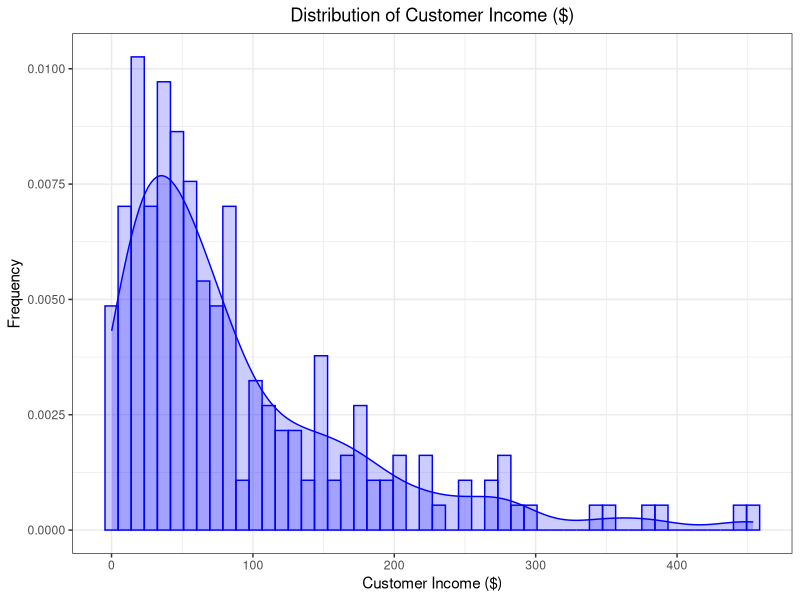
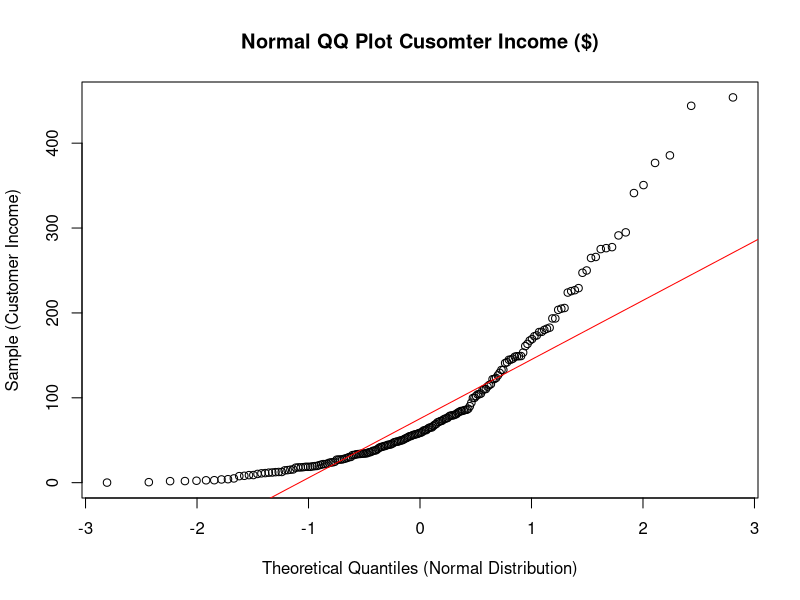
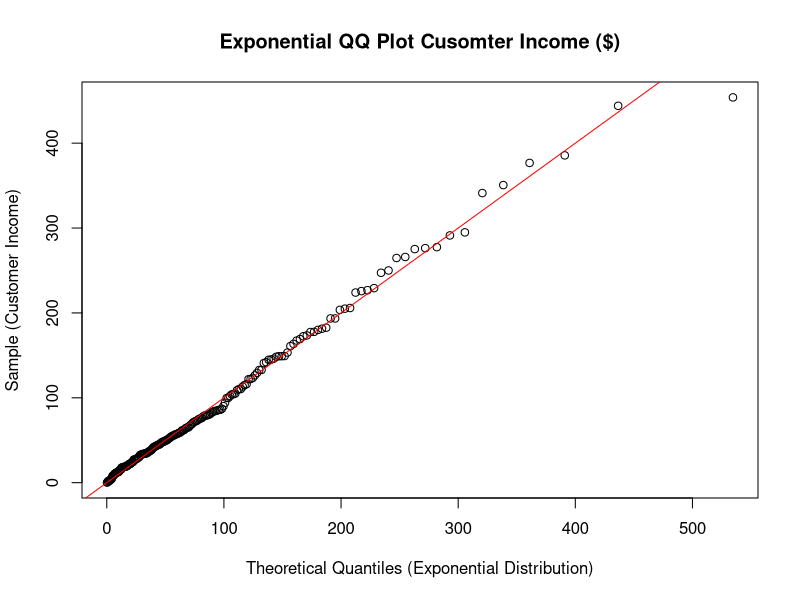
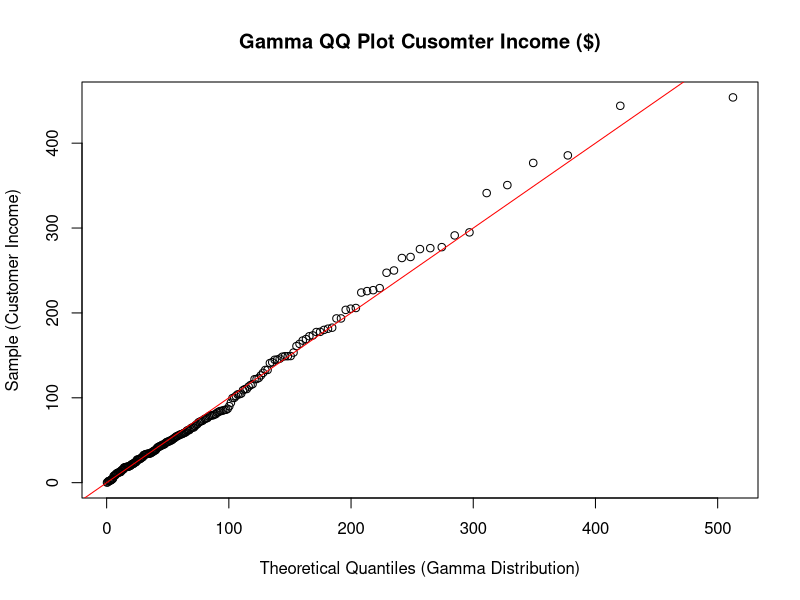

These figures' R source, in order:
## ---- chunk 1
knitr::opts_chunk$set(echo = TRUE, eval = TRUE, warning = FALSE, message = FALSE, error = FALSE)
library(tidyverse)
library(broom)
library(gridExtra)
library(MASS)

# Creates a histogram and smoothed histogram given a vector of values.
dataplot <- function(x, bins = 50, colour = "blue") {
  ggplot(tibble(x = x), aes(x = x, y = after_stat(density))) +
    geom_histogram(bins = bins, colour = colour, fill = colour, alpha = 0.2) +
    geom_density(colour = colour, fill = colour, alpha = 0.2) +
    theme_bw()
}

set.seed(24205242)
## ---- chunk 2
bank <- read_csv("banksurvey.csv")
head(bank)
## ---- chunk 3

summary(bank$income) #Provides descriptive stats of customer income 
sd(bank$income) #Standard deviation of customer income 
## ---- chunk 4
dataplot(bank$income) + 
  xlab("Customer Income ($)") + 
  ylab("Frequency") + 
  ggtitle("Distribution of Customer Income ($)") + 
  theme(plot.title = element_text(hjust = 0.5))
## ---- chunk 5
normal_fit <- fitdistr(bank$income, "normal")
normal_fit %>% tidy()

exponential_fit <- fitdistr(bank$income, "exponential") 
exponential_fit %>% tidy()

gamma_fit <- fitdistr(bank$income, "gamma") 
gamma_fit %>% tidy()
## ---- chunk 6
qqnorm(bank$income, 
       main = "Normal QQ Plot Cusomter Income ($)",
       xlab = "Theoretical Quantiles (Normal Distribution)", 
       ylab = "Sample (Customer Income)")
qqline(bank$income, col = "red") 
## ---- chunk 7
qqplot(qexp(ppoints(length(bank$income)), rate = exponential_fit$estimate), bank$income, 
       main = "Exponential QQ Plot Cusomter Income ($)",
       xlab = "Theoretical Quantiles (Exponential Distribution)", 
       ylab = "Sample (Customer Income)")
abline(0, 1, col = "red")
## ---- chunk 8
qqplot(qgamma(ppoints(length(bank$income)), shape = gamma_fit$estimate["shape"], rate = gamma_fit$estimate["rate"]), bank$income, 
       main = "Gamma QQ Plot Cusomter Income ($)",
       xlab = "Theoretical Quantiles (Gamma Distribution)", 
       ylab = "Sample (Customer Income)") 

abline(0, 1, col = "red")
## ---- chunk 9
normal_80th_percentile <- qnorm(0.8, mean = normal_fit$estimate[1], sd =normal_fit$estimate[2])
exponential_80th_percentile <- qexp(0.8, rate = exponential_fit$estimate)
gamma_80th_percentile <- qgamma(0.8, shape = gamma_fit$estimate[1], rate = gamma_fit$estimate[2])
sample_80th_percentile <- quantile(bank$income, probs = 0.8, type = 7)

tibble(normal_80th_percentile, exponential_80th_percentile, gamma_80th_percentile, sample_80th_percentile)
## ---- chunk 10
B <- 5000
norm_quant <- matrix(nrow = B, ncol = 1)

for (b in 1:B) {
  temp <- sample(bank$income, replace = TRUE)
  fit <- fitdistr(temp, "normal")
  
  norm_quant[b,] <- qnorm(0.8, fit$estimate[1], fit$estimate[2])
}

normal_80th_percentiles <- quantile(norm_quant, c(0.025, 0.975))
## ---- chunk 11
B <- 5000
exp_quant <- matrix(nrow = B, ncol = 1)

for (b in 1:B) {
  temp <- sample(bank$income, replace = TRUE)
  fit <- fitdistr(temp, "exponential")
  
  exp_quant[b,] <- qexp(0.8, fit$estimate)
}

exponential_80th_percentiles <- quantile(exp_quant, c(0.025, 0.975))
exponential_80th_percentiles
## ---- chunk 12
B <- 5000
gamma_quant <- matrix(nrow = B, ncol = 1)

for (b in 1:B) {
  temp <- sample(bank$income, replace = TRUE)
  fit <- fitdistr(temp, "gamma")
  
  gamma_quant[b,] <- qgamma(0.8, fit$estimate[1], fit$estimate[2])
}

gamma_80th_percentiles <- quantile(gamma_quant, c(0.025, 0.975))
gamma_80th_percentiles
## ---- chunk 13
B <- 5000
quant <- matrix(nrow = B, ncol = 1)

for (b in 1:B) {
  temp <- sample(bank$income, replace = TRUE)
  quant[b,] <- quantile(temp, probs = 0.8, type = 7)
}

sample_80th_percentiles <- quantile(quant, c(0.025, 0.975))
## ---- chunk 14
tibble(normal_80th_percentiles, exponential_80th_percentiles, gamma_80th_percentiles, sample_80th_percentiles)
